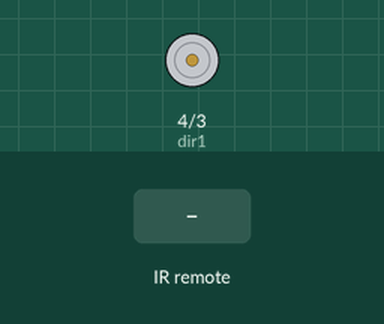
Recording of a sketch running on a simulated Arduino Uno, built with avr-gcc and run on an emulated ATmega328P. Parts: motor-driver pin pairs drawn as motors (green arrow = first pin HIGH = forward, orange = second pin HIGH = backward, longer = more drive, scaled by the enable pin). The inputs (shaded band) are chosen by the test bench. What the sketch prints to the serial monitor is not drawn.

Above: at 1.2 s.
1.3 s: infrared code 0xBA45FF00 received
At 2.3 s:
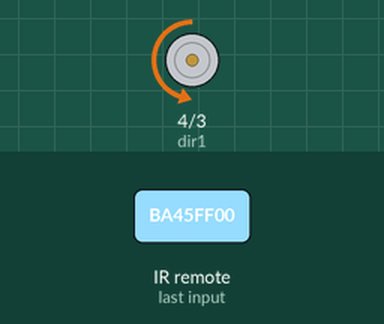
3.3 s: infrared code 0xB946FF00 received
At 5.0 s:
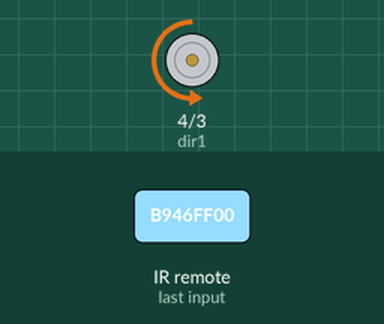
5.3 s: infrared code 0xBB44FF00 received
At 6.5 s:
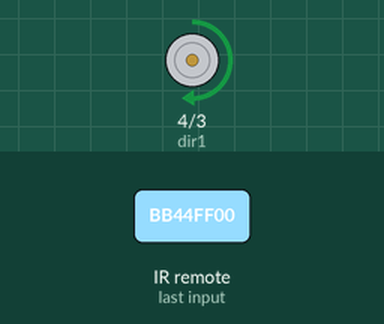
7.3 s: infrared code 0xEA15FF00 received
At 9.0 s:
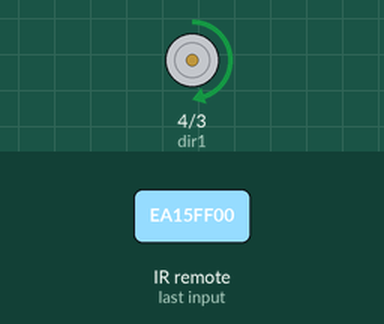
9.3 s: infrared code 0xBA45FF00 received
At 10.8 s:
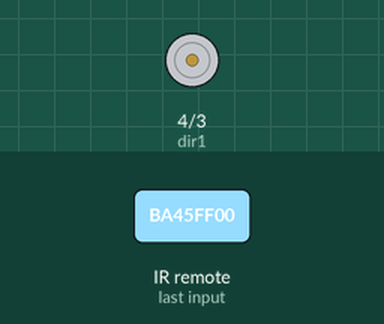
11.3 s: infrared code 0xB946FF00 received
Timing chart, 0 to 14.3 s (numbered marks = the images above; inputs shaded):
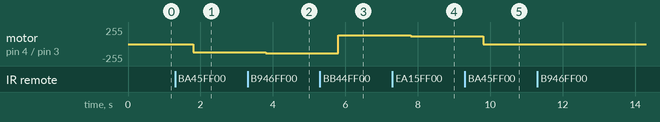

The sketch:

Lesson66.ino
```cpp
#include<IRremote.h>
int IRpin = 9;
String myCommand;

int speedPin = 5;
int dir1 = 4;
int dir2 = 3;
int mSpeed = 120;
int count = 0;

void setup() {
  // put your setup code here, to run once:
  Serial.begin(9600);
  IrReceiver.begin(IRpin, ENABLE_LED_FEEDBACK);

  pinMode(speedPin, OUTPUT);
  pinMode(dir1, OUTPUT);
  pinMode(dir2, OUTPUT);
  digitalWrite(dir1, HIGH);
  digitalWrite(dir2, LOW);
}

void loop() {
  while (IrReceiver.decode() == 0) {}
  Serial.print(IrReceiver.decodedIRData.decodedRawData, HEX);
  Serial.print(": ");
  delay(500);
  IrReceiver.resume();
  if (IrReceiver.decodedIRData.decodedRawData == 0xBA45FF00) {
    myCommand = "Power";
    Serial.println(myCommand);
    count++;
    if (count % 2 == 1) {
      digitalWrite(dir1, LOW);
      digitalWrite(dir2, HIGH);
      analogWrite(speedPin, mSpeed);
      // Tests
      Serial.print("Count is: ");
      Serial.print(count);
      Serial.println(". Motor is turning on");
    }

    if (count % 2 == 0) {
      digitalWrite(dir1, LOW);
      digitalWrite(dir2, LOW);
      analogWrite(speedPin, mSpeed);
      // Tests
      Serial.print("Count is: ");
      Serial.print(count);
      Serial.println(". Motor is turning off");
    }
  }
  if (IrReceiver.decodedIRData.decodedRawData == 0xB946FF00) {
    myCommand = "Volume+";
    Serial.println(myCommand);
    Serial.print("Increasing speed from ");
    Serial.print(mSpeed);
    mSpeed = mSpeed + 15;
    if (mSpeed > 255) {
      mSpeed = 255;
    }
    analogWrite(speedPin, mSpeed);
    Serial.print(" to ");
    Serial.println(mSpeed);

  }
  if (IrReceiver.decodedIRData.decodedRawData == 0xEA15FF00) {
    myCommand = "Volume-";
    Serial.println(myCommand);
    Serial.print("Increasing speed from ");
    Serial.print(mSpeed);
    mSpeed = mSpeed - 15;
    if (0>mSpeed) {
      mSpeed = 0;
    }
    analogWrite(speedPin, mSpeed);
    Serial.print(" to ");
    Serial.println(mSpeed);
  }


  if (IrReceiver.decodedIRData.decodedRawData == 0xBB44FF00) {
    myCommand = "Rewind";
    Serial.println(myCommand);
    digitalWrite(dir1, HIGH);
    digitalWrite(dir2, LOW);
    analogWrite(speedPin, mSpeed);
  }
  if (IrReceiver.decodedIRData.decodedRawData == 0xBC43FF00) {
    myCommand = "Fastforward";
    Serial.println(myCommand);
    digitalWrite(dir1, LOW);
    digitalWrite(dir2, HIGH);
    analogWrite(speedPin, mSpeed);
  }
}
```

Measured:
- after the input at 1.3 s, motor on pin 4 (dir1) / pin 3 (dir2): stopped → backward 120/255 after 0.50 s
- after the input at 3.3 s, motor on pin 4 (dir1) / pin 3 (dir2): backward 120/255 → backward 135/255 after 0.50 s
- after the input at 5.3 s, motor on pin 4 (dir1) / pin 3 (dir2): backward 135/255 → forward 135/255 after 0.50 s
- after the input at 7.3 s, motor on pin 4 (dir1) / pin 3 (dir2): forward 135/255 → forward 120/255 after 0.50 s
- after the input at 9.3 s, motor on pin 4 (dir1) / pin 3 (dir2): forward 120/255 → stopped after 0.50 s
